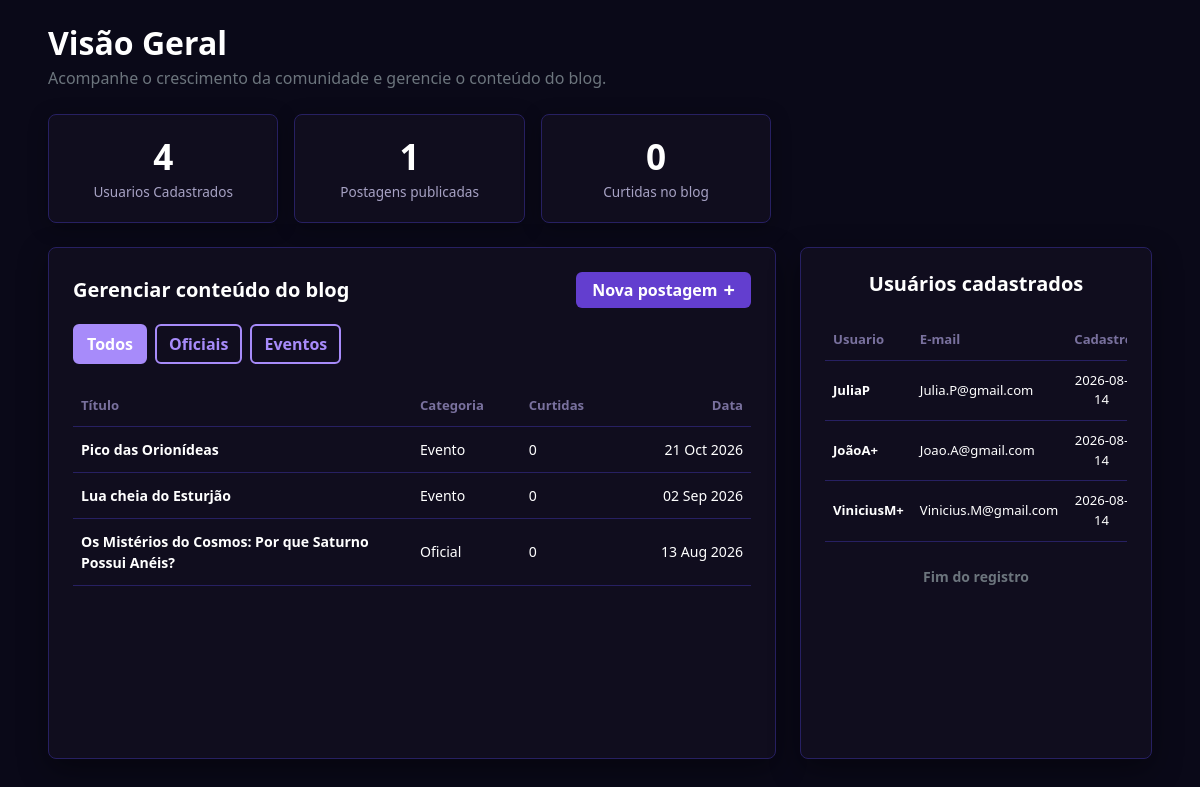
/View/telas/visao_geral.php (signed in), run on the app's committed database.
### tables this page shows
create table Usuario(
	idUsuario int not null auto_Increment primary key,
    nome varchar(150) not null,
    email varchar(100) not null,
    senha varchar(100) not null,
    tipo varchar(10) not null,
    dataCadastro date not null,
    curtida int not null,
    contarUsuario int not null
);

### DAO/Cadastrar.php (called while the page is built, shortened)
<?php
    class Cadastrar
    {
        public function contarUsuario(Conexao $conexao){
            $conn = $conexao->conectar();
            $sql = "select count(contarUsuario) As total from Usuario";
            $resultado = mysqli_query($conn,$sql);
            $dados = mysqli_fetch_assoc($resultado);
            return $dados['total'];
        }
        public function contarCurtida(Conexao $conexao){
            $conn = $conexao->conectar();
            $sql = "select count(idCurtida) As total from Curtida";
            $resultado = mysqli_query($conn,$sql);
            $dados = mysqli_fetch_assoc($resultado);
            return $dados['total'];
        }
        public function contarObservacoes(Conexao $conexao){
            $conn = $conexao->conectar();
            $sql = "select count(contarObservacao) As total from Observacao";
            $resultado = mysqli_query($conn,$sql);
            $dados = mysqli_fetch_assoc($resultado);
            return $dados['total'];
        }
    }
?>

### DAO/Consultar.php (called while the page is built, shortened)
<?php
class Consultar
{
public function consultarUsuarios(Conexao $conexao) {
    $conn = $conexao->conectar();
    $sql = "SELECT * FROM Usuario WHERE idUsuario != 1";
    $resultado = mysqli_query($conn, $sql);
    return $resultado;
}
public function consultarConteudoAdmin(Conexao $conexao){
    $conn = $conexao->conectar();
    $sql = "SELECT titulo, 'oficial' AS tipoFiltro, categoria,
                   (SELECT COUNT(*) FROM Curtida c WHERE c.ObservacaoId = o.idObservercao) AS curtidas,
                   dataObservacao AS data
            FROM Observacao o
            WHERE categoria = 'oficial'
            UNION ALL
            SELECT nomeEvento AS titulo, 'evento' AS tipoFiltro, 'Evento' AS categoria,
                   0 AS curtidas,
                   dataEvento AS data
            FROM EventoAstronomico
            ORDER BY data DESC";
    $resultado = mysqli_query($conn, $sql);
    return $resultado;
}
}
?>

### View/telas/visao_geral.php (the view, shortened to what this page needs)
<?php
    require_once('../../DAO/Consultar.php');
    require_once('../../DAO/Cadastrar.php');
    $conexao = new Conexao();
    $consultar = new Consultar();
    $cadastrar = new Cadastrar();
    $locais = $consultar->consultarUsuarios($conexao);
    $conteudoBlog = $consultar->consultarConteudoAdmin($conexao);
?>
<!DOCTYPE html>
<html lang="pt-br">
<head>
    <link href="https://cdn.jsdelivr.net/npm/bootstrap@5.3.8/dist/css/bootstrap.min.css" rel="stylesheet">
    <link rel="stylesheet" href="https://cdn.jsdelivr.net/npm/bootstrap-icons@1.11.3/font/bootstrap-icons.min.css">
    <link rel="stylesheet" href="../../CSS/estilo.css">
</head>
<body>
    <div class="container-fluid contflu px-md-5 my-4">
        <h1 class="fw-bold text-white mb-1 fs-2">Visão Geral</h1>
        <p class="text-secondary mb-4">
            Acompanhe o crescimento da comunidade e gerencie o conteúdo do blog.
        </p>
        <div class="row g-3 mb-4">
            <div class="col-6 cardinfo col-md-3">
                <div class="stat-card text-center">
                    <div class="number">
                        <?php $mensagem = $cadastrar->contarUsuario($conexao);
                        echo $mensagem?></div>
                    <div class="label">Usuarios Cadastrados</div>
                </div>
            </div>
            <div class="col-6 cardinfo col-md-3">
              <div class="stat-card text-center">
                    <div class="number">
                        <?php $mensagem = $cadastrar->contarObservacoes($conexao);
                        echo $mensagem?></div>
                    <div class="label">Postagens publicadas</div>
                </div>
            </div>
            <div class="col-6 cardinfo col-md-3">
                <div class="stat-card text-center">
                    <div class="number">
                        <?php $mensagem = $cadastrar->contarCurtida($conexao);
                        echo $mensagem?></div>
                     <div class="label">Curtidas no blog</div>
                </div>
            </div>
        </div>
        <div class="row g-4 cadr">
            <div class="col-lg-7 col-xl-8 gerenciarEventos">
                <div class="dashs-card h-100 d-flex flex-column justify-content-between">
                    <div>
                        <div class="d-flex justify-content-between align-items-center mb-3">
                            <h5 class="fw-bold text-white m-0 fs-5">Gerenciar conteúdo do blog</h5>
                            <a href="registrar_observacao.php" class="btn-local-add">
                                Nova postagem <span class="fs-5 lh-1">+</span>
                            </a>
                        </div>
                        <div class="d-flex gap-2 mb-4">
                            <button class="btn filtro-btn btn-filtro-ativo" data-filtro="todos">Todos</button>
                            <button class="btn filtro-btn btn-filtro-outline" data-filtro="oficial">Oficiais</button>
                            <button class="btn filtro-btn btn-filtro-outline" data-filtro="evento">Eventos</button>
                        </div>
                        <div class="table-responsive">
                            <table class="table table-dash align-middle mb-0">
                                <thead>
                                    <tr>
                                        <th scope="col" style="width: 50%;">Título</th>
                                        <th scope="col">Categoria</th>
                                        <th scope="col">Curtidas</th>
                                        <th scope="col" class="text-end pe-2">Data</th>
                                    </tr>
                                </thead>
                                <tbody>
                                    <tbody>
                                        <?php while($linha = mysqli_fetch_assoc($conteudoBlog)): ?>
                                            <tr class="postagem" data-tipo="<?= $linha['tipoFiltro'] ?>">
                                                <td class="fw-bold text-white"><?= $linha['titulo'] ?></td>
                                                <td class="text-white"><?= ucfirst($linha['categoria']) ?></td>
                                                <td class="text-white"><?= $linha['curtidas'] ?></td>
                                                <td class="text-end pe-2 text-white"><?= date('d M Y', strtotime($linha['data'])) ?></td>
                                            </tr>
                                        <?php endwhile; ?>
                                    </tbody>
                                </tbody>
                            </table>
                        </div>
                    </div>
                </div>
            </div>
            <div class="col-lg-5 col-xl-4">
                <div class="dashs-card">
                    <h5 class="fw-bold text-white mb-4 text-center fs-5">Usuários cadastrados</h5>
                    <div class="table-responsive">
                        <table class="table table-dash table-compact align-middle mb-0">
                            <thead>
                                <tr>
                                    <th scope="col">Usuario</th>
                                    <th scope="col">E-mail</th>
                                    <th scope="col" class="text-end pe-1">Cadastro</th>
                                </tr>
                            </thead>
                            <tbody>
                                  <?php while ($linha = mysqli_fetch_assoc($locais)):?>
                                <tr>
                                    <td class="fw-bold text-white"><?= $linha['nome']?></td>
                                    <td class="text-white small"><?= $linha['email'] ?></td>
                                    <td class="text-center text-white"><?= $linha['dataCadastro'] ?></td>
                                </tr>
                        <?php endwhile; ?>
                            </tbody>
                        </table>
                    </div>
                    <div class="text-center pt-4 pb-2 text-secondary fw-semibold small">
                        Fim do registro
                    </div>
                </div>
            </div>
        </div>
    </div>
</body>
</html>

### CSS/estilo.css (style rules this page uses)
body { background-color: #0A0918 !important; color: #ffffff !important; height: 100vh; }
.btn-filtro-ativo { background-color: #A78BFA !important; border: 2px solid #A78BFA !important; color: #ffffff !important; font-weight: 600; }
.btn-filtro-outline { background-color: transparent !important; border: 2px solid #A78BFA !important; color: #A78BFA !important; font-weight: 600; }
.btn-local-add { background-color: #633ecf; color: #ffffff; border: none; border-radius: 6px; padding: 6px 16px; font-weight: 600; text-decoration: none; display: inline-flex; align-items: center; gap: 6px; transition: background-color 0.2s ease; }
.stat-card { background-color: #100d1e; border: 1px solid #272062; border-radius: 8px; padding: 1.25rem 1rem; text-align: center; box-shadow: 0 4px 20px rgba(0, 0, 0, 0.3); }
.stat-card .number { font-size: 2.2rem; font-weight: 800; color: #ffffff; line-height: 1.2; }
.stat-card .label { color: #a7a2c4; font-size: 0.85rem; font-weight: 500; margin-top: 4px; }
.dashs-card { background-color: #100d1e; border: 1px solid #272062; border-radius: 8px; height: 100%; padding: 1.5rem; box-shadow: 0 10px 30px rgba(0, 0, 0, 0.4); }
.table-dash { --bs-table-bg: transparent; --bs-table-color: #ffffff; border-color: #272062; }
.table-dash th { color: #79719e; font-weight: 600; font-size: 0.82rem; border-bottom: 1px solid #272062; padding-bottom: 10px; }
.table-dash td { border-bottom: 1px solid #272062; padding-top: 12px; padding-bottom: 12px; font-size: 0.88rem; }
.table-compact th, .table-compact td { padding-top: 10px; padding-bottom: 10px; font-size: 0.82rem; }
.contflu { height: 80%; }
.cadr { height: 80%; }
.gerenciarEventos { height: 100%; }
.cardinfo { width: 22%; }

### data on the page
usuario: nome "JuliaP", email "Julia.P@gmail.com", dataCadastro "2026-08-14"
usuario: nome "JoãoA+", email "Joao.A@gmail.com", dataCadastro "2026-08-14"
usuario: nome "ViniciusM+", email "Vinicius.M@gmail.com", dataCadastro "2026-08-14"

### other printed values
$mensagem "4"
$mensagem "1"
$mensagem "0"
$linha['titulo'] "Pico das Orionídeas"
$linha['categoria'] "Evento"
$linha['curtidas'] "0"
date('d M Y', strtotime($linha['data'])) "21 Oct 2026"
$linha['titulo'] "Lua cheia do Esturjão"
date('d M Y', strtotime($linha['data'])) "02 Sep 2026"
$linha['titulo'] "Os Mistérios do Cosmos: Por que Saturno Possui Anéis?"
$linha['categoria'] "Oficial"
date('d M Y', strtotime($linha['data'])) "13 Aug 2026"
